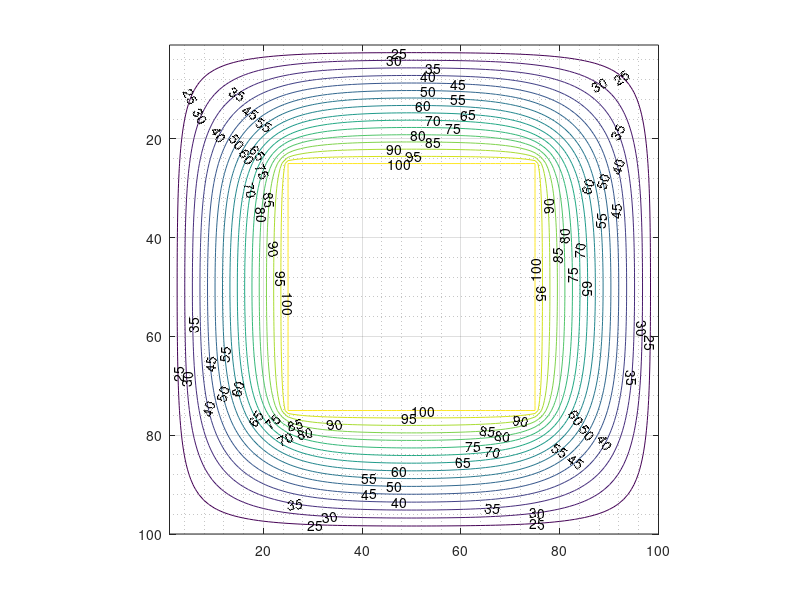

This figure's MATLAB source:
N = 100; % liczba wierszy
M = 100; % liczba kolumn

% Macierz A

A = speye(N * M);

for i = 2 : (N - 1)
    for j = 2 : (M - 1)
        if i < round(N/4) || i > round(3*N/4) ...
                ||  j < round(M/4) || j > round(3*M/4)
            k  = i + (j - 1) * N;
            A(k, k) = 4;
            A(k, k - 1) = -1;
            A(k, k + 1) = -1;
            A(k, k - M) = -1;
            A(k, k + M) = -1;
        end
    end
end

b = zeros(N * M, 1);

for i = round(N/4): round(3*N/4)
    for j = round(M/4) : round(3*M/4)
        k = i + (j - 1) * N;
        b(k) = 100;
    end
end

for i = 1 : N  % pętla po numerze wiersza
    j = 1;
    k = i + (j - 1) * N;
    if i < round(N/4) || i > round(3*N/4) ...
            ||  j < round(M/4) || j > round(3*M/4)
        b(k) = 20; % temperatura z lewej strony
    else
        b(k) = 100;
    end
    j = M;
    k = i + (j - 1) * N;
    if i < round(N/4) || i > round(3*N/4) ...
            ||  j < round(M/4) || j > round(3*M/4)
        b(k) = 20; % temperatura z prawej strony
    end
end

for j = 1 : M  % pętla po numerze kolumny
    i = 1;
    k = i + (j - 1) * N;
    if i < round(N/4) || i > round(3*N/4) ...
            ||  j < round(M/4) || j > round(3*M/4)        
        b(k) = 20; % temperatura u góry
    end
    i = M;
    k = i + (j - 1) * N;
    if i < round(N/4) || i > round(3*N/4) ...
            ||  j < round(M/4) || j > round(3*M/4)
        b(k) = 20; % temperatura u dołu
    end
end



%A = sparse(A);

tic
T = A \ b;
toc

T = reshape(T, N, M);

contour(T, [20:5:100], 'ShowText', 'on');
grid on;
grid minor;
axis ij;
axis equal;
